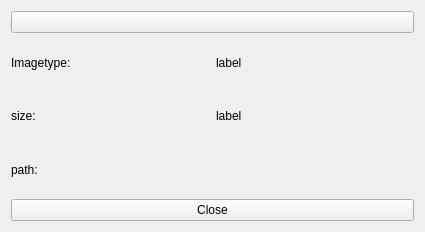
<?xml version="1.0" encoding="UTF-8"?>
<ui version="4.0">
 <class>filePage</class>
 <widget class="QWidget" name="filePage">
  <property name="geometry">
   <rect>
    <x>0</x>
    <y>0</y>
    <width>425</width>
    <height>232</height>
   </rect>
  </property>
  <property name="windowTitle">
   <string>Form</string>
  </property>
  <layout class="QVBoxLayout" name="verticalLayout_3">
   <item>
    <widget class="QPushButton" name="pushButton_fold">
     <property name="text">
      <string/>
     </property>
    </widget>
   </item>
   <item>
    <layout class="QVBoxLayout" name="verticalLayout_2">
     <item>
      <layout class="QHBoxLayout" name="horizontalLayout" stretch="1,1">
       <item alignment="Qt::AlignLeft">
        <widget class="QLabel" name="label_2">
         <property name="text">
          <string>Imagetype:</string>
         </property>
        </widget>
       </item>
       <item alignment="Qt::AlignLeft">
        <widget class="QLabel" name="label_imagetype_val">
         <property name="text">
          <string>label</string>
         </property>
        </widget>
       </item>
      </layout>
     </item>
     <item>
      <layout class="QHBoxLayout" name="horizontalLayout_3">
       <item>
        <widget class="QLabel" name="label_3">
         <property name="text">
          <string>size:</string>
         </property>
        </widget>
       </item>
       <item alignment="Qt::AlignLeft">
        <widget class="QLabel" name="label_size_val">
         <property name="text">
          <string>label</string>
         </property>
        </widget>
       </item>
      </layout>
     </item>
     <item>
      <layout class="QHBoxLayout" name="horizontalLayout_4">
       <item>
        <widget class="QLabel" name="label_5">
         <property name="text">
          <string>path:</string>
         </property>
        </widget>
       </item>
       <item alignment="Qt::AlignLeft">
        <widget class="QLabel" name="label_path">
         <property name="text">
          <string/>
         </property>
        </widget>
       </item>
      </layout>
     </item>
    </layout>
   </item>
   <item>
    <widget class="QPushButton" name="pushButton_close">
     <property name="text">
      <string>Close</string>
     </property>
    </widget>
   </item>
  </layout>
 </widget>
 <resources/>
 <connections/>
</ui>
